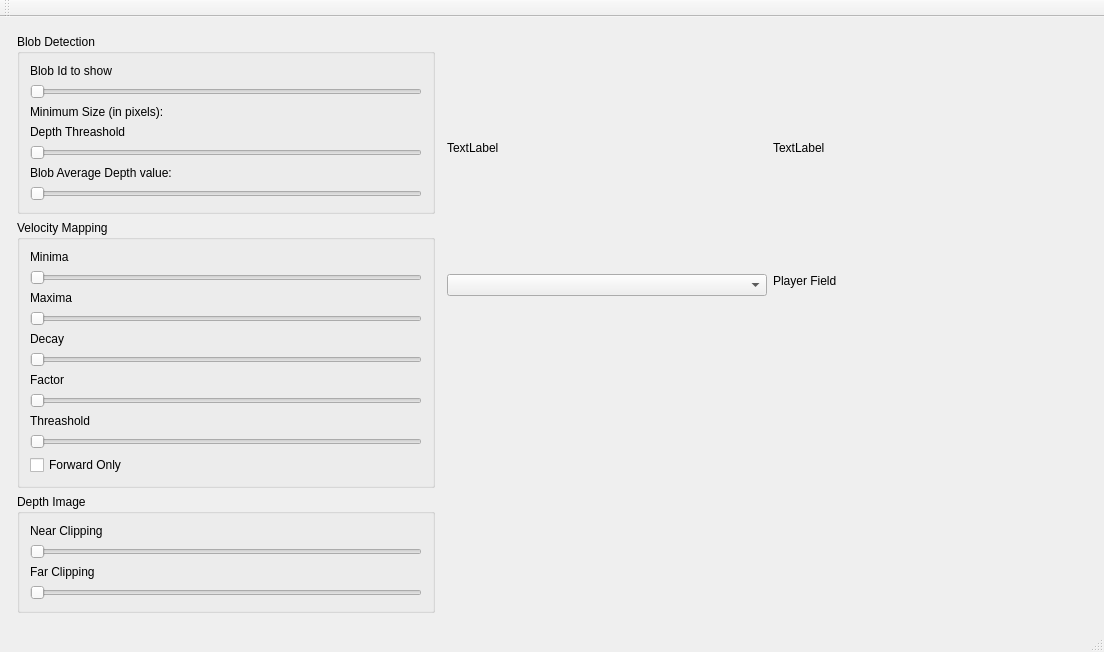
<?xml version="1.0" encoding="UTF-8"?>
<ui version="4.0">
 <class>MainWindow</class>
 <widget class="QMainWindow" name="MainWindow">
  <property name="geometry">
   <rect>
    <x>0</x>
    <y>0</y>
    <width>1104</width>
    <height>652</height>
   </rect>
  </property>
  <property name="windowTitle">
   <string>mta13341 Tracking Algorithm Debugger</string>
  </property>
  <widget class="QWidget" name="centralWidget">
   <layout class="QHBoxLayout" name="horizontalLayout">
    <item>
     <layout class="QVBoxLayout" name="verticalLayout_3">
      <item>
       <layout class="QHBoxLayout" name="horizontalLayout_2">
        <item>
         <layout class="QVBoxLayout" name="verticalLayout_7">
          <property name="leftMargin">
           <number>6</number>
          </property>
          <property name="topMargin">
           <number>6</number>
          </property>
          <property name="rightMargin">
           <number>6</number>
          </property>
          <property name="bottomMargin">
           <number>6</number>
          </property>
          <item>
           <widget class="QGroupBox" name="verticalGroupBox">
            <property name="title">
             <string>Blob Detection</string>
            </property>
            <layout class="QVBoxLayout" name="verticalLayout_6">
             <property name="leftMargin">
              <number>10</number>
             </property>
             <property name="topMargin">
              <number>10</number>
             </property>
             <property name="rightMargin">
              <number>10</number>
             </property>
             <property name="bottomMargin">
              <number>10</number>
             </property>
             <item>
              <widget class="QLabel" name="label_11">
               <property name="text">
                <string>Blob Id to show</string>
               </property>
              </widget>
             </item>
             <item>
              <widget class="QSlider" name="horizontalSlider">
               <property name="maximum">
                <number>8</number>
               </property>
               <property name="orientation">
                <enum>Qt::Horizontal</enum>
               </property>
              </widget>
             </item>
             <item>
              <widget class="QLabel" name="label_9">
               <property name="text">
                <string>Minimum Size (in pixels):</string>
               </property>
              </widget>
             </item>
             <item>
              <widget class="QLabel" name="label_12">
               <property name="text">
                <string>Depth Threashold</string>
               </property>
              </widget>
             </item>
             <item>
              <widget class="QSlider" name="sliDepthThreashold">
               <property name="maximum">
                <number>500</number>
               </property>
               <property name="orientation">
                <enum>Qt::Horizontal</enum>
               </property>
              </widget>
             </item>
             <item>
              <widget class="QLabel" name="lblAvrDepth">
               <property name="text">
                <string>Blob Average Depth value:</string>
               </property>
              </widget>
             </item>
             <item>
              <widget class="QSlider" name="sliMinSize">
               <property name="minimum">
                <number>500</number>
               </property>
               <property name="maximum">
                <number>10000</number>
               </property>
               <property name="orientation">
                <enum>Qt::Horizontal</enum>
               </property>
              </widget>
             </item>
            </layout>
           </widget>
          </item>
          <item>
           <widget class="QGroupBox" name="grpVelocity">
            <property name="title">
             <string>Velocity Mapping</string>
            </property>
            <layout class="QVBoxLayout" name="verticalLayout">
             <property name="leftMargin">
              <number>10</number>
             </property>
             <property name="topMargin">
              <number>10</number>
             </property>
             <property name="rightMargin">
              <number>10</number>
             </property>
             <property name="bottomMargin">
              <number>10</number>
             </property>
             <item>
              <widget class="QLabel" name="label">
               <property name="sizePolicy">
                <sizepolicy hsizetype="Fixed" vsizetype="Preferred">
                 <horstretch>0</horstretch>
                 <verstretch>0</verstretch>
                </sizepolicy>
               </property>
               <property name="text">
                <string>Minima</string>
               </property>
              </widget>
             </item>
             <item>
              <widget class="QSlider" name="sliMinima">
               <property name="sizePolicy">
                <sizepolicy hsizetype="Preferred" vsizetype="Fixed">
                 <horstretch>0</horstretch>
                 <verstretch>0</verstretch>
                </sizepolicy>
               </property>
               <property name="minimum">
                <number>0</number>
               </property>
               <property name="maximum">
                <number>100</number>
               </property>
               <property name="orientation">
                <enum>Qt::Horizontal</enum>
               </property>
              </widget>
             </item>
             <item>
              <widget class="QLabel" name="label_2">
               <property name="sizePolicy">
                <sizepolicy hsizetype="Fixed" vsizetype="Preferred">
                 <horstretch>0</horstretch>
                 <verstretch>0</verstretch>
                </sizepolicy>
               </property>
               <property name="text">
                <string>Maxima</string>
               </property>
              </widget>
             </item>
             <item>
              <widget class="QSlider" name="sliMaxima">
               <property name="sizePolicy">
                <sizepolicy hsizetype="Preferred" vsizetype="Fixed">
                 <horstretch>0</horstretch>
                 <verstretch>0</verstretch>
                </sizepolicy>
               </property>
               <property name="maximum">
                <number>1000</number>
               </property>
               <property name="orientation">
                <enum>Qt::Horizontal</enum>
               </property>
              </widget>
             </item>
             <item>
              <widget class="QLabel" name="label_3">
               <property name="sizePolicy">
                <sizepolicy hsizetype="Fixed" vsizetype="Preferred">
                 <horstretch>0</horstretch>
                 <verstretch>0</verstretch>
                </sizepolicy>
               </property>
               <property name="text">
                <string>Decay</string>
               </property>
              </widget>
             </item>
             <item>
              <widget class="QSlider" name="sliDecay">
               <property name="sizePolicy">
                <sizepolicy hsizetype="Preferred" vsizetype="Fixed">
                 <horstretch>0</horstretch>
                 <verstretch>0</verstretch>
                </sizepolicy>
               </property>
               <property name="maximum">
                <number>1000</number>
               </property>
               <property name="orientation">
                <enum>Qt::Horizontal</enum>
               </property>
              </widget>
             </item>
             <item>
              <widget class="QLabel" name="label_4">
               <property name="sizePolicy">
                <sizepolicy hsizetype="Fixed" vsizetype="Preferred">
                 <horstretch>0</horstretch>
                 <verstretch>0</verstretch>
                </sizepolicy>
               </property>
               <property name="text">
                <string>Factor</string>
               </property>
              </widget>
             </item>
             <item>
              <widget class="QSlider" name="sliFactor">
               <property name="sizePolicy">
                <sizepolicy hsizetype="Preferred" vsizetype="Fixed">
                 <horstretch>0</horstretch>
                 <verstretch>0</verstretch>
                </sizepolicy>
               </property>
               <property name="maximum">
                <number>3000</number>
               </property>
               <property name="singleStep">
                <number>1</number>
               </property>
               <property name="orientation">
                <enum>Qt::Horizontal</enum>
               </property>
              </widget>
             </item>
             <item>
              <widget class="QLabel" name="label_5">
               <property name="text">
                <string>Threashold</string>
               </property>
              </widget>
             </item>
             <item>
              <widget class="QSlider" name="sliThreashold">
               <property name="sizePolicy">
                <sizepolicy hsizetype="Preferred" vsizetype="Fixed">
                 <horstretch>0</horstretch>
                 <verstretch>0</verstretch>
                </sizepolicy>
               </property>
               <property name="maximum">
                <number>1000</number>
               </property>
               <property name="orientation">
                <enum>Qt::Horizontal</enum>
               </property>
              </widget>
             </item>
             <item>
              <widget class="QCheckBox" name="chkForward">
               <property name="text">
                <string>Forward Only</string>
               </property>
              </widget>
             </item>
            </layout>
           </widget>
          </item>
          <item>
           <widget class="QGroupBox" name="">
            <property name="title">
             <string>Depth Image</string>
            </property>
            <layout class="QVBoxLayout" name="verticalLayout_4">
             <property name="leftMargin">
              <number>10</number>
             </property>
             <property name="topMargin">
              <number>10</number>
             </property>
             <property name="rightMargin">
              <number>10</number>
             </property>
             <property name="bottomMargin">
              <number>10</number>
             </property>
             <item>
              <widget class="QLabel" name="label_10">
               <property name="text">
                <string>Near Clipping</string>
               </property>
              </widget>
             </item>
             <item>
              <widget class="QSlider" name="sliNear">
               <property name="sizePolicy">
                <sizepolicy hsizetype="Preferred" vsizetype="Fixed">
                 <horstretch>0</horstretch>
                 <verstretch>0</verstretch>
                </sizepolicy>
               </property>
               <property name="maximum">
                <number>65000</number>
               </property>
               <property name="orientation">
                <enum>Qt::Horizontal</enum>
               </property>
              </widget>
             </item>
             <item>
              <widget class="QLabel" name="label_7">
               <property name="text">
                <string>Far Clipping</string>
               </property>
              </widget>
             </item>
             <item>
              <widget class="QSlider" name="sliFar">
               <property name="sizePolicy">
                <sizepolicy hsizetype="Preferred" vsizetype="Fixed">
                 <horstretch>0</horstretch>
                 <verstretch>0</verstretch>
                </sizepolicy>
               </property>
               <property name="maximum">
                <number>65000</number>
               </property>
               <property name="orientation">
                <enum>Qt::Horizontal</enum>
               </property>
              </widget>
             </item>
            </layout>
           </widget>
          </item>
          <item>
           <spacer name="verticalSpacer">
            <property name="orientation">
             <enum>Qt::Vertical</enum>
            </property>
            <property name="sizeHint" stdset="0">
             <size>
              <width>20</width>
              <height>40</height>
             </size>
            </property>
           </spacer>
          </item>
         </layout>
        </item>
        <item>
         <layout class="QVBoxLayout" name="verticalLayout_5">
          <item>
           <widget class="QLabel" name="imgDebug">
            <property name="sizePolicy">
             <sizepolicy hsizetype="Fixed" vsizetype="Fixed">
              <horstretch>0</horstretch>
              <verstretch>0</verstretch>
             </sizepolicy>
            </property>
            <property name="minimumSize">
             <size>
              <width>320</width>
              <height>240</height>
             </size>
            </property>
            <property name="text">
             <string>TextLabel</string>
            </property>
           </widget>
          </item>
          <item>
           <widget class="QComboBox" name="cmbDebugImage"/>
          </item>
          <item>
           <spacer name="verticalSpacer_2">
            <property name="orientation">
             <enum>Qt::Vertical</enum>
            </property>
            <property name="sizeHint" stdset="0">
             <size>
              <width>20</width>
              <height>40</height>
             </size>
            </property>
           </spacer>
          </item>
         </layout>
        </item>
        <item>
         <layout class="QVBoxLayout" name="verticalLayout_2">
          <item>
           <widget class="QLabel" name="imgField">
            <property name="sizePolicy">
             <sizepolicy hsizetype="Fixed" vsizetype="Fixed">
              <horstretch>0</horstretch>
              <verstretch>0</verstretch>
             </sizepolicy>
            </property>
            <property name="minimumSize">
             <size>
              <width>320</width>
              <height>240</height>
             </size>
            </property>
            <property name="text">
             <string>TextLabel</string>
            </property>
           </widget>
          </item>
          <item>
           <widget class="QLabel" name="label_6">
            <property name="sizePolicy">
             <sizepolicy hsizetype="Preferred" vsizetype="Fixed">
              <horstretch>0</horstretch>
              <verstretch>0</verstretch>
             </sizepolicy>
            </property>
            <property name="text">
             <string>Player Field</string>
            </property>
           </widget>
          </item>
          <item>
           <spacer name="verticalSpacer_3">
            <property name="orientation">
             <enum>Qt::Vertical</enum>
            </property>
            <property name="sizeHint" stdset="0">
             <size>
              <width>20</width>
              <height>40</height>
             </size>
            </property>
           </spacer>
          </item>
         </layout>
        </item>
       </layout>
      </item>
     </layout>
    </item>
   </layout>
  </widget>
  <widget class="QMenuBar" name="menuBar">
   <property name="geometry">
    <rect>
     <x>0</x>
     <y>0</y>
     <width>1104</width>
     <height>21</height>
    </rect>
   </property>
  </widget>
  <widget class="QToolBar" name="mainToolBar">
   <attribute name="toolBarArea">
    <enum>TopToolBarArea</enum>
   </attribute>
   <attribute name="toolBarBreak">
    <bool>false</bool>
   </attribute>
  </widget>
  <widget class="QStatusBar" name="statusBar"/>
 </widget>
 <layoutdefault spacing="6" margin="11"/>
 <resources/>
 <connections/>
</ui>
